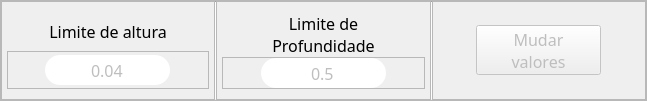
                 <widget class="QFrame" name="frame_20">
                  <property name="frameShape">
                   <enum>QFrame::StyledPanel</enum>
                  </property>
                  <property name="frameShadow">
                   <enum>QFrame::Raised</enum>
                  </property>
                  <layout class="QHBoxLayout" name="horizontalLayout_9">
                   <property name="spacing">
                    <number>0</number>
                   </property>
                   <property name="leftMargin">
                    <number>0</number>
                   </property>
                   <property name="topMargin">
                    <number>0</number>
                   </property>
                   <property name="rightMargin">
                    <number>0</number>
                   </property>
                   <property name="bottomMargin">
                    <number>0</number>
                   </property>
                   <item>
                    <widget class="QFrame" name="frame_24">
                     <property name="minimumSize">
                      <size>
                       <width>214</width>
                       <height>0</height>
                      </size>
                     </property>
                     <property name="maximumSize">
                      <size>
                       <width>214</width>
                       <height>16777215</height>
                      </size>
                     </property>
                     <property name="frameShape">
                      <enum>QFrame::StyledPanel</enum>
                     </property>
                     <property name="frameShadow">
                      <enum>QFrame::Raised</enum>
                     </property>
                     <layout class="QVBoxLayout" name="verticalLayout_15">
                      <property name="spacing">
                       <number>0</number>
                      </property>
                      <property name="leftMargin">
                       <number>5</number>
                      </property>
                      <property name="topMargin">
                       <number>10</number>
                      </property>
                      <property name="rightMargin">
                       <number>5</number>
                      </property>
                      <property name="bottomMargin">
                       <number>10</number>
                      </property>
                      <item>
                       <widget class="QLabel" name="label_9">
                        <property name="minimumSize">
                         <size>
                          <width>0</width>
                          <height>25</height>
                         </size>
                        </property>
                        <property name="maximumSize">
                         <size>
                          <width>16777215</width>
                          <height>50</height>
                         </size>
                        </property>
                        <property name="font">
                         <font>
                          <family>Equinox Bold</family>
                          <pointsize>12</pointsize>
                         </font>
                        </property>
                        <property name="text">
                         <string>Limite de altura</string>
                        </property>
                        <property name="alignment">
                         <set>Qt::AlignCenter</set>
                        </property>
                        <property name="wordWrap">
                         <bool>true</bool>
                        </property>
                       </widget>
                      </item>
                      <item>
                       <widget class="QFrame" name="frame_30">
                        <property name="frameShape">
                         <enum>QFrame::StyledPanel</enum>
                        </property>
                        <property name="frameShadow">
                         <enum>QFrame::Raised</enum>
                        </property>
                        <layout class="QHBoxLayout" name="horizontalLayout_14">
                         <property name="spacing">
                          <number>0</number>
                         </property>
                         <property name="leftMargin">
                          <number>0</number>
                         </property>
                         <property name="topMargin">
                          <number>0</number>
                         </property>
                         <property name="rightMargin">
                          <number>0</number>
                         </property>
                         <property name="bottomMargin">
                          <number>0</number>
                         </property>
                         <item>
                          <widget class="QLineEdit" name="le_var_h">
                           <property name="enabled">
                            <bool>false</bool>
                           </property>
                           <property name="minimumSize">
                            <size>
                             <width>125</width>
                             <height>30</height>
                            </size>
                           </property>
                           <property name="maximumSize">
                            <size>
                             <width>125</width>
                             <height>30</height>
                            </size>
                           </property>
                           <property name="font">
                            <font>
                             <family>Equinox Bold</family>
                             <pointsize>12</pointsize>
                            </font>
                           </property>
                           <property name="styleSheet">
                            <string notr="true">* {
	border-radius: 15;
}</string>
                           </property>
                           <property name="text">
                            <string>0.04</string>
                           </property>
                           <property name="alignment">
                            <set>Qt::AlignCenter</set>
                           </property>
                          </widget>
                         </item>
                        </layout>
                       </widget>
                      </item>
                     </layout>
                    </widget>
                   </item>
                   <item>
                    <widget class="Line" name="line_15">
                     <property name="minimumSize">
                      <size>
                       <width>1</width>
                       <height>0</height>
                      </size>
                     </property>
                     <property name="maximumSize">
                      <size>
                       <width>1</width>
                       <height>16777215</height>
                      </size>
                     </property>
                     <property name="orientation">
                      <enum>Qt::Vertical</enum>
                     </property>
                    </widget>
                   </item>
                   <item>
                    <widget class="QFrame" name="frame_25">
                     <property name="minimumSize">
                      <size>
                       <width>215</width>
                       <height>0</height>
                      </size>
                     </property>
                     <property name="maximumSize">
                      <size>
                       <width>215</width>
                       <height>16777215</height>
                      </size>
                     </property>
                     <property name="frameShape">
                      <enum>QFrame::StyledPanel</enum>
                     </property>
                     <property name="frameShadow">
                      <enum>QFrame::Raised</enum>
                     </property>
                     <layout class="QVBoxLayout" name="verticalLayout_13">
                      <property name="spacing">
                       <number>0</number>
                      </property>
                      <property name="leftMargin">
                       <number>5</number>
                      </property>
                      <property name="topMargin">
                       <number>10</number>
                      </property>
                      <property name="rightMargin">
                       <number>5</number>
                      </property>
                      <property name="bottomMargin">
                       <number>10</number>
                      </property>
                      <item>
                       <widget class="QLabel" name="label_10">
                        <property name="minimumSize">
                         <size>
                          <width>0</width>
                          <height>25</height>
                         </size>
                        </property>
                        <property name="maximumSize">
                         <size>
                          <width>16777215</width>
                          <height>50</height>
                         </size>
                        </property>
                        <property name="font">
                         <font>
                          <family>Equinox Bold</family>
                          <pointsize>12</pointsize>
                         </font>
                        </property>
                        <property name="text">
                         <string>Limite de
Profundidade</string>
                        </property>
                        <property name="alignment">
                         <set>Qt::AlignCenter</set>
                        </property>
                        <property name="wordWrap">
                         <bool>true</bool>
                        </property>
                       </widget>
                      </item>
                      <item>
                       <widget class="QFrame" name="frame_31">
                        <property name="frameShape">
                         <enum>QFrame::StyledPanel</enum>
                        </property>
                        <property name="frameShadow">
                         <enum>QFrame::Raised</enum>
                        </property>
                        <layout class="QHBoxLayout" name="horizontalLayout_15">
                         <property name="spacing">
                          <number>0</number>
                         </property>
                         <property name="leftMargin">
                          <number>0</number>
                         </property>
                         <property name="topMargin">
                          <number>0</number>
                         </property>
                         <property name="rightMargin">
                          <number>0</number>
                         </property>
                         <property name="bottomMargin">
                          <number>0</number>
                         </property>
                         <item>
                          <widget class="QLineEdit" name="le_var_p">
                           <property name="enabled">
                            <bool>false</bool>
                           </property>
                           <property name="minimumSize">
                            <size>
                             <width>125</width>
                             <height>30</height>
                            </size>
                           </property>
                           <property name="maximumSize">
                            <size>
                             <width>125</width>
                             <height>30</height>
                            </size>
                           </property>
                           <property name="font">
                            <font>
                             <family>Equinox Bold</family>
                             <pointsize>12</pointsize>
                            </font>
                           </property>
                           <property name="styleSheet">
                            <string notr="true">* {
	border-radius: 15;
}</string>
                           </property>
                           <property name="text">
                            <string>0.5</string>
                           </property>
                           <property name="alignment">
                            <set>Qt::AlignCenter</set>
                           </property>
                          </widget>
                         </item>
                        </layout>
                       </widget>
                      </item>
                     </layout>
                    </widget>
                   </item>
                   <item>
                    <widget class="Line" name="line_14">
                     <property name="minimumSize">
                      <size>
                       <width>1</width>
                       <height>0</height>
                      </size>
                     </property>
                     <property name="maximumSize">
                      <size>
                       <width>1</width>
                       <height>16777215</height>
                      </size>
                     </property>
                     <property name="orientation">
                      <enum>Qt::Vertical</enum>
                     </property>
                    </widget>
                   </item>
                   <item>
                    <widget class="QFrame" name="frame_26">
                     <property name="minimumSize">
                      <size>
                       <width>214</width>
                       <height>0</height>
                      </size>
                     </property>
                     <property name="maximumSize">
                      <size>
                       <width>214</width>
                       <height>16777215</height>
                      </size>
                     </property>
                     <property name="frameShape">
                      <enum>QFrame::StyledPanel</enum>
                     </property>
                     <property name="frameShadow">
                      <enum>QFrame::Raised</enum>
                     </property>
                     <layout class="QHBoxLayout" name="horizontalLayout_10">
                      <item>
                       <widget class="QPushButton" name="btn_input_values">
                        <property name="enabled">
                         <bool>false</bool>
                        </property>
                        <property name="minimumSize">
                         <size>
                          <width>125</width>
                          <height>50</height>
                         </size>
                        </property>
                        <property name="maximumSize">
                         <size>
                          <width>125</width>
                          <height>50</height>
                         </size>
                        </property>
                        <property name="font">
                         <font>
                          <family>Equinox Bold</family>
                          <pointsize>12</pointsize>
                         </font>
                        </property>
                        <property name="cursor">
                         <cursorShape>PointingHandCursor</cursorShape>
                        </property>
                        <property name="text">
                         <string>Mudar
valores</string>
                        </property>
                       </widget>
                      </item>
                     </layout>
                    </widget>
                   </item>
                  </layout>
                 </widget>
